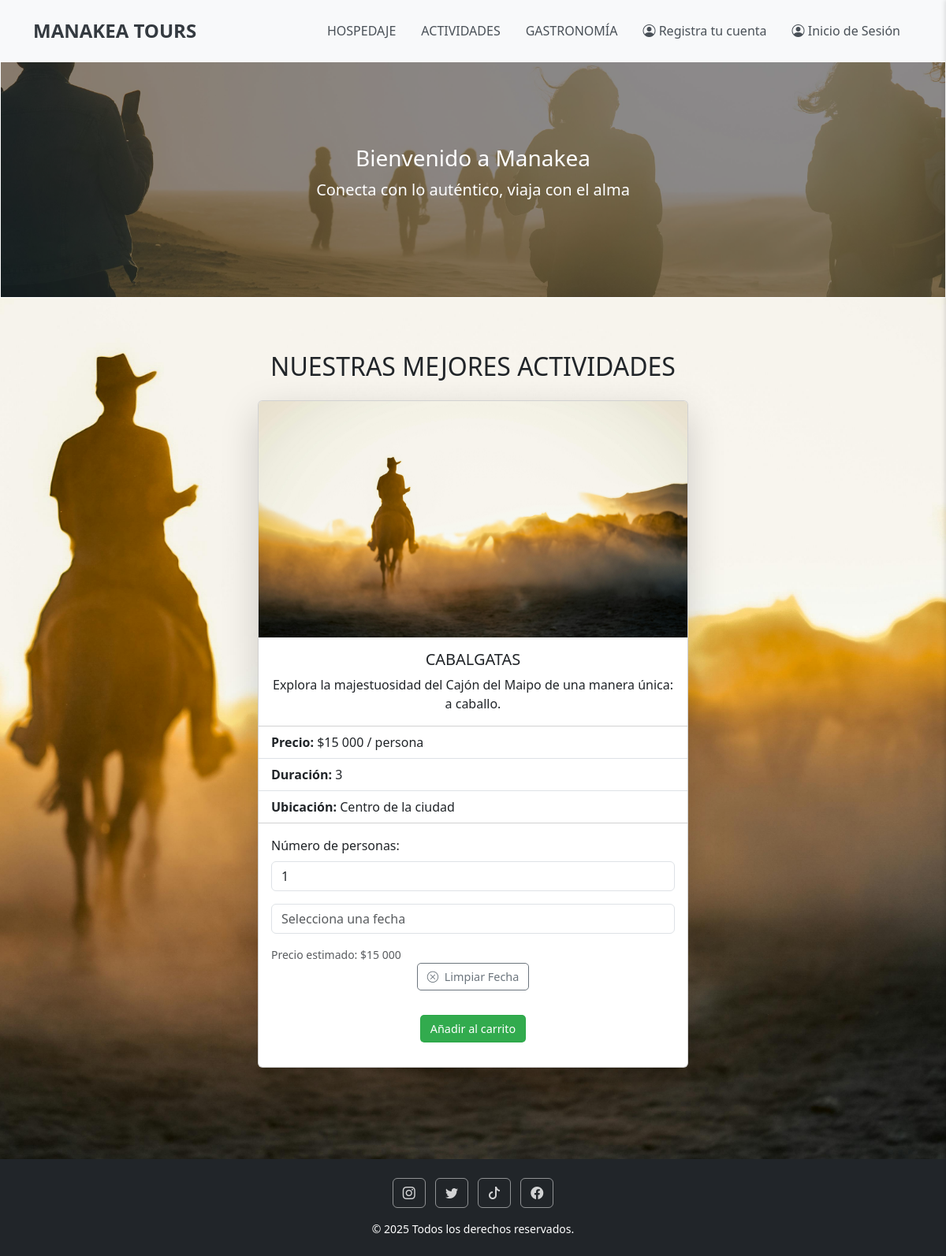
Page /detalle_actividad/19/ on the earlier database version.
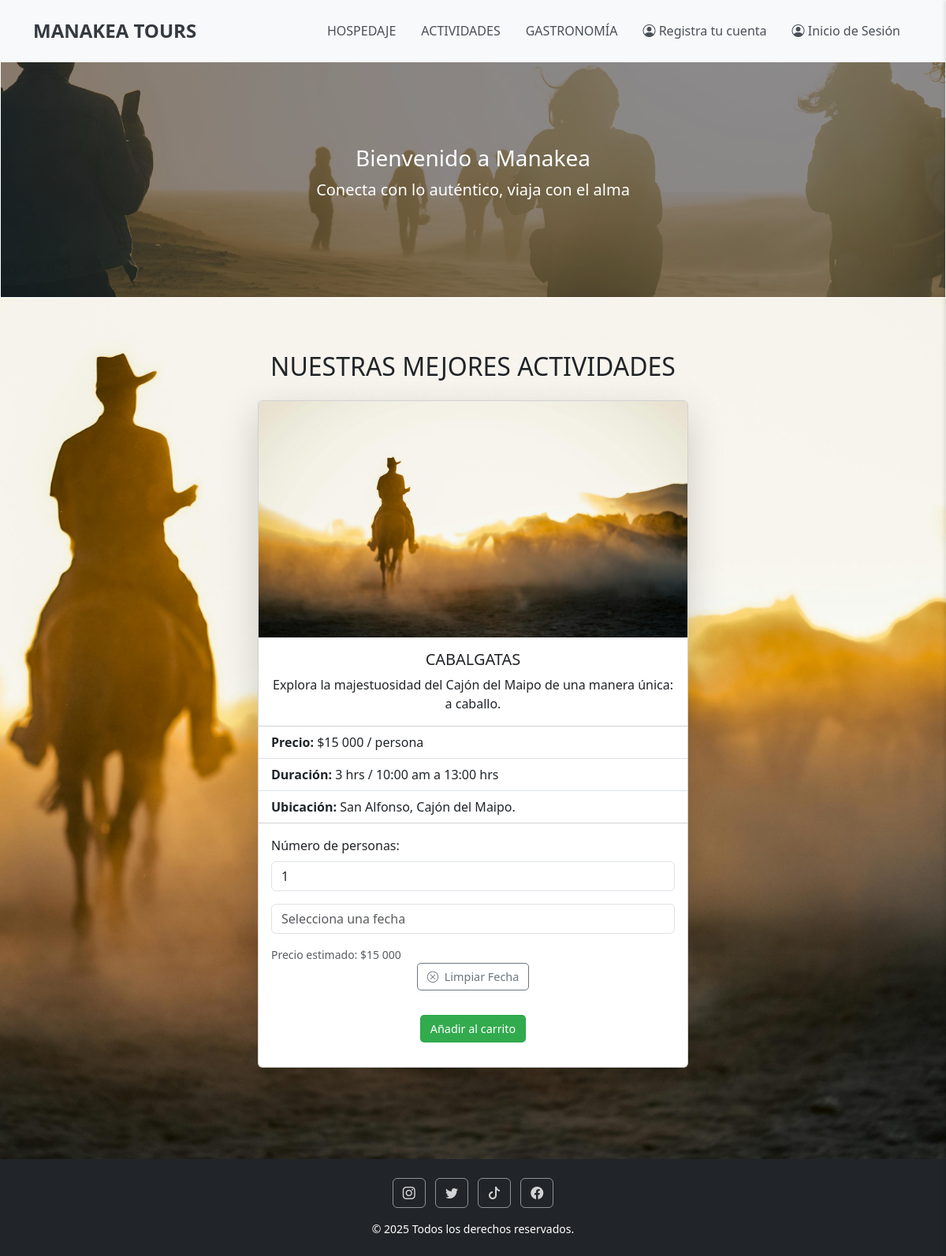
Same page on the later database version.
### core/models.py (models this page shows, shortened)
class Servicio(models.Model):
    nombre = models.CharField(max_length=200)
    descripcion = models.TextField()
    tipo_servicio = models.ForeignKey('TipoServicio', on_delete=models.CASCADE)
    precio_base = models.DecimalField(max_digits=10, decimal_places=0, default=0)
    ubicacion = models.CharField(max_length=255, default='')
    duracion = models.CharField(max_length=100, blank=True, null=True)
    habitacion = models.IntegerField(blank=True, null=True)
    imagen = models.ImageField(upload_to='servicios_imagenes/', blank=True, null=True)
    anfitrion = models.ForeignKey('Usuario', on_delete=models.CASCADE, related_name='servicios_ofrecidos', null=True, blank=True)

### core/views.py (the view)
# urls.py: path('detalle_actividad/<int:servicio_id>/', views.detalle_actividad, name='detalle_actividad'),
def detalle_actividad(request, servicio_id):
    servicio = get_object_or_404(Servicio, pk=servicio_id, tipo_servicio__nombre='actividad')
    context = {
        'servicio': servicio,
    }
    return render(request, 'core/detalle_actividad.html', context)

### core/templates/core/detalle_actividad.html (shortened to what this page needs)
{% load static %}
{% load humanize %}
<!DOCTYPE html>
<html lang="es">
<head>
    <link rel="stylesheet" href="{% static 'css/global.css'%}">
    <link rel="stylesheet" href="{% static 'css/carrito.css'%}">
    <link href="https://cdn.jsdelivr.net/npm/bootstrap@5.3.3/dist/css/bootstrap.min.css" rel="stylesheet">
    <link rel="stylesheet" href="https://cdn.jsdelivr.net/npm/bootstrap-icons@1.10.5/font/bootstrap-icons.css">
    <link rel="stylesheet" href="https://cdn.jsdelivr.net/npm/flatpickr/dist/flatpickr.min.css">
</head>
<body>
<div id="main-content">
    <section class="bg-3">
        <nav class="navbar navbar-expand-lg navbar-light bg-light">
            <div class="container">
                {% if user.is_authenticated %}
                    <a class="navbar-brand fw-bold" href="{% url 'inicioregistrado' %}">MANAKEA TOURS</a>
                {% else %}
                    <a class="navbar-brand fw-bold" href="{% url 'inicio' %}">MANAKEA TOURS</a>
                {% endif %}
                <div class="collapse navbar-collapse justify-content-end" id="navbarNav">
                    <ul class="navbar-nav">
                        {% if user.is_authenticated %}
                            <li class="nav-item d-flex align-items-center">
                                <span class="nav-link welcome-message">
                                    BIENVENIDO {{ user.nombre|upper }} {{ user.apellido|upper }}
                                    {% if user.tipo_usuario %}
                                        <span class="user-role">({{ user.tipo_usuario.tipo_nombre|upper }})</span>
                                    {% endif %}
                                </span>
                            </li>
                            <li class="nav-item">
                                <a class="nav-link {% if request.resolver_match.url_name == 'hospedaje' %}active{% endif %}" href="{% url 'hospedaje' %}">HOSPEDAJE</a>
                            </li>
                            <li class="nav-item">
                                <a class="nav-link {% if request.resolver_match.url_name == 'actividad' %}active{% endif %}" href="{% url 'actividad' %}">ACTIVIDADES</a>
                            </li>
                            <li class="nav-item">
                                <a class="nav-link {% if request.resolver_match.url_name == 'gastronomia' %}active{% endif %}" href="{% url 'gastronomia' %}">GASTRONOMÍA</a>
                            </li>
                            <li class="nav-item">
                                <a class="nav-link" href="{% url 'perfil' %}">PERFIL</a>
                            </li>
                            {% if user.tipo_usuario and user.tipo_usuario.tipo_nombre == 'cliente' %}
                                <li class="nav-item">
                                    <a class="nav-link carrito-trigger" href="#">
                                        <i class="bi bi-cart"></i>
                                    </a>
                                </li>
                            {% endif %}
                            <li class="nav-item">
                                <a class="nav-link btn btn-outline-danger btn-sm ms-2" href="{% url 'logout' %}">
                                    <i class="bi bi-box-arrow-right me-1"></i> Cerrar Sesión
                                </a>
                            </li>
                        {% else %}
                            <li class="nav-item">
                                <a class="nav-link {% if request.resolver_match.url_name == 'hospedaje' %}active{% endif %}" href="{% url 'hospedaje' %}">HOSPEDAJE</a>
                            </li>
                            <li class="nav-item">
                                <a class="nav-link {% if request.resolver_match.url_name == 'actividad' %}active{% endif %}" href="{% url 'actividad' %}">ACTIVIDADES</a>
                            </li>
                            <li class="nav-item">
                                <a class="nav-link {% if request.resolver_match.url_name == 'gastronomia' %}active{% endif %}" href="{% url 'gastronomia' %}">GASTRONOMÍA</a>
                            </li>
                            <li class="nav-item">
                                <a class="nav-link {% if request.resolver_match.url_name == 'registro' %}active{% endif %}" href="{% url 'registro' %}">
                                    <i class="bi bi-person-circle"></i> Registra tu cuenta
                                </a>
                            </li>
                            <li class="nav-item">
                                <a class="nav-link {% if request.resolver_match.url_name == 'login' %}active{% endif %}" href="{% url 'login' %}">
                                    <i class="bi bi-person-circle"></i> Inicio de Sesión
                                </a>
                            </li>
                        {% endif %}
                    </ul>
                </div>
            </div>
        </nav>
        <div id="carouselExampleSlidesOnly" class="carousel slide border border-white" data-bs-ride="carousel" style="height: 300px;">
            <div class="carousel-inner h-100">
                <div class="carousel-item active position-relative h-100">
                    <img src="{% static 'img/cajon-3.jpg' %}" class="d-block w-100 h-100 object-fit-cover" alt="Embalse El Yeso, Cajón del Maipo">
                    <div class="position-absolute top-0 start-0 w-100 h-100 d-flex flex-column justify-content-center align-items-center text-white bg-dark bg-opacity-50">
                        <h1 class="h3">Bienvenido a Manakea</h1>
                        <p class="lead">Conecta con lo auténtico, viaja con el alma</p>
                    </div>
                </div>
            </div>
        </div>
        <div class="container my-5">
            <h2 class="text-center mb-4">NUESTRAS MEJORES ACTIVIDADES</h2>
            <div class="row justify-content-center">
                <div class="col-md-8 col-lg-6">
                    <div class="card h-100 shadow-lg">
                        {% if servicio.imagen %}
                            <img src="{{ servicio.imagen.url }}" class="card-img-top" alt="{{ servicio.nombre }}">
                        {% else %}
                            <img src="{% static 'img/no-image.jpg' %}" class="card-img-top" alt="Sin imagen disponible">
                        {% endif %}
                        <div class="card-body">
                            <h5 class="card-title">{{ servicio.nombre }}</h5>
                            <p class="card-text">{{ servicio.descripcion }}</p>
                        </div>
                        <ul class="list-group list-group-flush">
                            <li class="list-group-item"><strong>Precio:</strong> ${{ servicio.precio_base|floatformat:0|intcomma }} / persona</li>
                            {% if servicio.duracion %}
                                <li class="list-group-item"><strong>Duración:</strong> {{ servicio.duracion }}</li>
                            {% endif %}
                            {% if servicio.ubicacion %}
                                <li class="list-group-item"><strong>Ubicación:</strong> {{ servicio.ubicacion }}</li>
                            {% endif %}
                        </ul>
                        <div class="card-body">
                            <form action="#" method="POST" class="reservation-form"
                                  data-service-id="{{ servicio.id }}"
                                  data-service-name="{{ servicio.nombre }}"
                                  data-service-type="Actividad"
                                  data-price-base="{{ servicio.precio_base }}"
                                  data-occupied-dates-url="{% url 'api_actividad_fechas_ocupadas' servicio_id=servicio.id %}">
                                <div class="mb-3">
                                    <label for="num-personas-{{ servicio.id }}" class="form-label">Número de personas:</label>
                                    <input type="number" class="form-control num-personas-input" id="num-personas-{{ servicio.id }}" value="1" min="1" max="{{ servicio.num_personas_max }}">
                                </div>
                                <div class="mb-3">
                                    <input type="text" class="form-control date-input single-date-picker" id="fecha-actividad-{{ servicio.id }}" name="fecha_actividad" placeholder="Selecciona una fecha">
                                </div>
                                <div class="form-text mt-2 text-muted" id="price-display-{{ servicio.id }}">
                                    Precio estimado: ${{ servicio.precio_base|floatformat:0|intcomma }}
                                </div>
                                <div class="d-flex justify-content-center mb-3">
                                    <button type="button" class="btn btn-outline-secondary btn-sm clear-flatpickr" data-target-flatpickr="fecha-actividad-{{ servicio.id }}">
                                        <i class="bi bi-x-circle me-1"></i> Limpiar Fecha
                                    </button>
                                </div>
                                <div class="card-hospedaje d-flex justify-content-center">
                                    {% if user.is_authenticated and user.tipo_usuario and user.tipo_usuario.tipo_nombre == 'cliente' %}
                                        <button type="button" class="btn btn-success btn-sm add-to-cart-btn">
                                            Añadir al carrito
                                        </button>
                                    {% else %}
                                        <button type="button" class="btn btn-success btn-sm"
                                                data-bs-toggle="popover" data-bs-placement="top"
                                                data-bs-title="Acción Requerida"
                                                data-bs-content="Debes iniciar sesión como cliente para poder reservar.">
                                            Añadir al carrito
                                        </button>
                                    {% endif %}
                                </div>
                            </form>
                            </div>
                    </div>
                </div>
            </div>
        </div>
        <footer class="bg-dark text-center text-white py-4 mt-5">
            <div class="container">
                <div class="mb-3">
                    <a href="https://www.instagram.com" target="_blank" class="btn btn-outline-light mx-1"><i class="bi bi-instagram"></i></a>
                    <a href="https://www.twitter.com" target="_blank" class="btn btn-outline-light mx-1"><i class="bi bi-twitter"></i></a>
                    <a href="https://www.tiktok.com" target="_blank" class="btn btn-outline-light mx-1"><i class="bi bi-tiktok"></i></a>
                    <a href="https://www.facebook.com" target="_blank" class="btn btn-outline-light mx-1"><i class="bi bi-facebook"></i></a>
                </div>
                <p class="mb-0 small">&copy; 2025 Todos los derechos reservados.</p>
            </div>
        </footer>
    </section>
</div>
</body>
</html>

### core/static/css/global.css (style rules this page uses)
body { min-height: 100vh; display: flex; flex-direction: column; margin: 0; padding: 0; }
.bg-3 { background-image: url(../img/cabalgata.jpg); background-repeat: no-repeat; background-position: center center; background-size: cover; min-height: 100vh; display: flex; flex-direction: column; }
.bg-5 > .container.my-5, .bg > .container, .bg-2 > .container, .bg-3 > .container, .bg-4 > .container, .bg-profile > .container { flex-grow: 1; padding-top: 20px; padding-bottom: 20px; }
.card-img-top { height: 300px; object-fit: cover; }
.card-body { display: flex; flex-direction: column; }
.card-title, .card-text { text-align: center; }
.btn { margin-top: auto; }
.card .btn { border-radius: 0.25rem; transition: all 0.2s ease-in-out; font-weight: 500; }
.card .btn-success { background-color: rgba(40, 167, 69, 0.95) !important; border-color: rgba(40, 167, 69, 0.95) !important; color: white; }
.card .btn-sm { padding: 0.35rem 0.75rem !important; font-size: 0.9rem !important; border-radius: 5px !important; }
.navbar { background-color: rgba(255, 255, 255, 0.85) !important; box-shadow: 0 2px 10px rgba(0,0,0,0.1); padding: 1rem 0 !important; }
.navbar-brand { font-size: 1.5rem !important; color: #343a40 !important; font-weight: 700 !important; }
.navbar-nav .nav-link { color: #495057 !important; font-weight: 500 !important; margin: 0 0.5rem; transition: color 0.3s ease; }
footer { background-color: rgba(33, 37, 41, 0.9) !important; padding: 2rem 0 !important; color: rgba(255, 255, 255, 0.8) !important; }
footer .btn-outline-light { border-color: rgba(255, 255, 255, 0.5) !important; color: rgba(255, 255, 255, 0.8) !important; }
.card-hospedaje { text-align: center; padding-top: 15px; padding-bottom: 15px; }

### core/static/css/carrito.css (style rules this page uses)
#main-content { transition: margin-right 0.3s ease-in-out; }

Differences in the rows shown:
changed Servicio "CABALGATAS": duracion "3" → "3 hrs / 10:00 am a 13:00 hrs"; ubicacion "Centro de la ciudad" → "San Alfonso, Cajón del Maipo."
